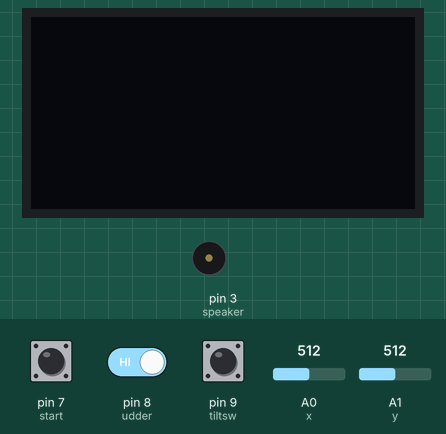
This sketch was run on a simulated Arduino Uno, built with avr-gcc and run on an emulated ATmega328P. Shown: 128×64 one-colour display, buzzer (waves = sounding). Inputs (shaded band) come from the test bench; at power-on: pin 7 (start) HIGH, pin 8 (udder) HIGH, pin 9 (tiltsw) LOW, A0 (x) = 512, A1 (y) = 512. Random numbers use the default seed unless the sketch sets one.

Above: at 1.3 s.
1.4 s: pin 7 (start) pulled LOW for 0.15 s
At 5.82 s:
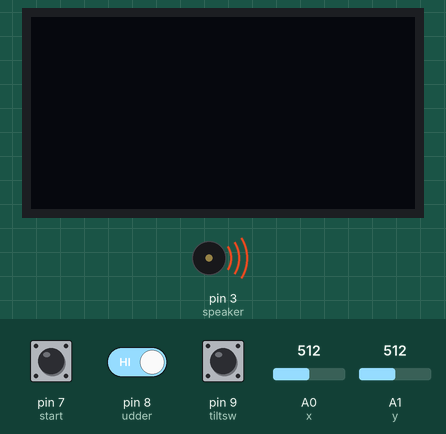
7.5 s: pin 8 (udder) driven LOW
At 11.4 s:
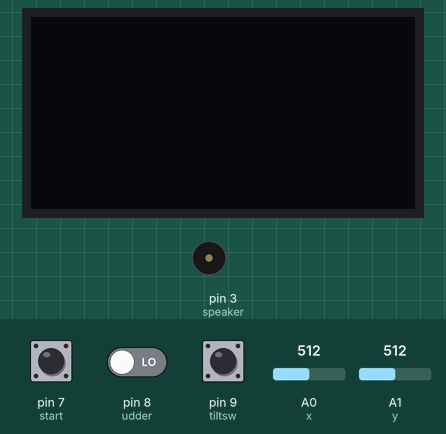
Timing chart, 0 to 12.9 s (numbered marks = the images above; inputs shaded):
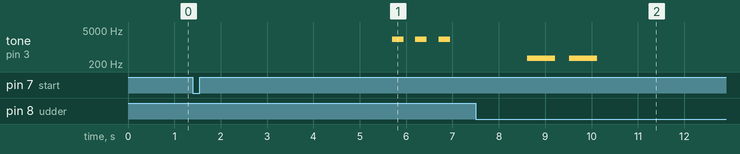

The sketch:

final.ino
```cpp
//#include <Adafruit_GFX.h>
//#include <Adafruit_SSD1306.h>
#include <Wire.h>
#include <SPI.h>
//#include <TMRpcm.h>
#include "pitches.h"
#include <U8x8lib.h>

U8X8_SSD1306_128X64_NONAME_SW_I2C display(/* clock=*/ SCL, /* data=*/ SDA, /* reset=*/ U8X8_PIN_NONE);

#define x A0       // analog pin connected to X intput (bell)
#define y A1       // analog pin connected to Y intput (bell)
#define tiltsw 9   // digital pin connected to tilt switch input (tip)
#define udder 8    // digital pin connected to button input (udder)
#define start 7    // digital pin connected to button input (start)
#define speaker 3  // digital PWM pin to output audio from SD card
#define SD_CLK 13  // SPI clock
#define SD_MISO 12 // SPI MISO
#define SD_MOSI 11 // SPI MOSI
#define SD_CS 10   // SPI chip select
#define oled_addr 0x3C
#define oled_width 128
#define oled_height 64

typedef enum actions
{
  tip,
  ring,
  pull
};
typedef enum responses
{
  correct,
  incorrect,
  nothing
};

actions action;
byte rann;
bool gameOver;
byte score;
unsigned int interval;
bool continu;
int tiltCount; // counter used to measure duration of tilt
//TMRpcm tmrpcm;

//Adafruit_SSD1306 display(oled_width, oled_height, &Wire, -1);

void setup()
{ // Begins when power switch is set to ON and provides voltage to Vcc pin
  //display.begin(SSD1306_SWITCHCAPVCC, oled_addr);
  display.begin();
  display.setFont(u8x8_font_px437wyse700a_2x2_r);

  pinMode(tiltsw, INPUT);
  pinMode(x, INPUT);
  pinMode(y, INPUT);
  pinMode(udder, INPUT);
  pinMode(start, INPUT);
  pinMode(speaker, OUTPUT);

  score = 0;       // User's score in game
  interval = 8000; // Time limit to accomplish task
  continu = false; // A continue flag to keep game process going

  display.clearDisplay();
  display.setCursor(36, 0);
  display.print("PRESS");
  display.setCursor(36, 20);
  display.print("START");
  display.display();
}

void loop()
{
  if (!digitalRead(start) && !continu) // Check beginning of game
  {
    startup();
  }
  if (continu) // Check player is still in the game
  {
    rann = random(1, 4); // Randomly picking an action
    if (rann == 1)       // Checking and assigning enum action
    {
      action = tip; // Assigning enum action
      //displayAction(tip);
      setTone(NOTE_B1, 1000);
      delay(500);
    }
    else if (rann == 2) // Checking and assigning enum action
    {
      action = ring; // Assigning enum action
      //displayAction(ring);
      setTone(NOTE_F4, 600);
      delay(300);
      setTone(NOTE_F4, 600);
    }
    else // Checking and assigning enum action
    {
      action = pull; // Assigning enum action
      //displayAction(pull);
      setTone(NOTE_C7, 250);
      delay(250);
      setTone(NOTE_C7, 250);
      delay(250);
      setTone(NOTE_C7, 250);
      delay(250);
    }

    checkSuccess(interval, action); // Time to see if user performs action

    if ((score % 4) == 0)        // Check if it's time to speed up
      interval = interval - 100; // Decreasing time interval
    if (score == 5)
      win();
    displayScore(); // Update LCD with current score
  }
}

void checkSuccess(int timelimit, actions actiontype){      // Check objective sequence
  tiltCount = 0;    // sets tilt count to 0

  for(int count=0; count<timelimit; count++){// Iter                   // Setting based on input
    responses response = checkInput(actiontype);
    if(response == correct){                                        // Check if user performed action
      continu = true;                                   // Proceed with game
      score++;  // Increment user's score
      return;
    }
    else if (response == incorrect) {
      break;
    }
    delay(1);
  }
  fail();   // not in time
}

responses checkInput(actions actiontype){                            // Check input signal(s)
  int xval = analogRead(x);                                     // Reading joysticks for whole checkInput
  int yval = analogRead(y);

  if(actiontype == tip){                                        // Tilt
    if(digitalRead(tiltsw)){                                    // Check if they tilt for 50
      tiltCount++;
      if (tiltCount == 500) {
        return correct;
      }
    } else if(!digitalRead(udder)) {                             // If any other action return false
      return incorrect;
    } else if(xval > 600 || xval < 400 || yval > 600 || yval < 400){
      return incorrect;
    } else {
      return nothing;
    }

  } else if(actiontype == ring){                                // Ring
    if(xval > 600 || xval < 400 || yval > 600 || yval < 400){   // Check if joystick is moved far enough
      return correct;
    } else if(digitalRead(tiltsw)) {
      tiltCount++;                                              // If any other action return false
      if (tiltCount == 500) {
        return incorrect;
      }
    } else if(!digitalRead(udder)) {
      return incorrect;
    } else {
      return nothing;
    }

  } else if(actiontype == pull){                                // Udder
    if(!digitalRead(udder)){                                    // Check if udder is yanked
      return correct;
    } else if(digitalRead(tiltsw)) {                              // If any other action return false
      tiltCount++;
      if (tiltCount == 500) {
        return incorrect;
      }
    } else if(xval > 600 || xval < 400 || yval > 600 || yval < 400) {
      return incorrect;
    } else {
      return nothing;
    }
  }

}

/*
void checkSuccess(int timelimit, actions actiontype) // Check objective sequence
{
  responses inputresponse;
  for (int count = 0; count < timelimit; count++)
  {
    inputresponse = checkInput(actiontype); // Setting based on input
    if (inputresponse == correct)           // Check if user performed action
    {
      continu = true; // Proceed with game
      score++;        // Increment user's score
      if (score == 100)
      {
        win();
      }
      else
      {
        return;
      }
    }
    else if (inputresponse == incorrect) // Check if user performed wrong action
    {
      break;
    }
    else if (inputresponse == nothing) // Check if user hasn't done anything
    {
      continue;
    }
    delay(1); // Part of iterating through time limit
  }
  fail(); // Have not completed in time so run end-game
}

responses checkInput(actions actiontype) // Check input signal(s)
{
  if (actiontype == tip) // Tilt action
  {
    if (checkTip()) // Check our tilt first
    {
      return correct;
    }
    else if (checkUdder()) // Check other input actions
    {
      return incorrect;
    }
    else if (checkRing()) // Check other input actions
    {
      return incorrect;
    }
    else // Nothing was done
    {
      return nothing;
    }
  }
  else if (actiontype == ring) // Ring action
  {
    if (checkRing()) // Check our ring first
    {
      return correct;
    }
    else if (checkTip()) // Check other input actions
    {
      return incorrect;
    }
    else if (checkUdder()) // Check other input actions
    {
      return incorrect;
    }
    else // Nothing was done
    {
      return nothing;
    }
  }
  else if (actiontype == pull) // Pull action
  {
    if (checkUdder()) // Check our pull first
    {
      return correct;
    }
    else if (checkTip()) // Check other input actions
    {
      return incorrect;
    }
    else if (checkRing()) // Check other input actions
    {
      return incorrect;
    }
    else // Nothing was done
    {
      return nothing;
    }
  }
}


bool checkUdder()
{
  return !digitalRead(udder); // Check if udder is yanked
}

bool checkTip()
{
  if (!digitalRead(tiltsw)) {
    tiltCount++;
    if (tiltCount == 50) {
      return true;
    }
  }
  return false;


  for (int i = 0; i < 2000; i++) // 2 seconds to correct tilt
  {
    if (!digitalRead(tiltsw))
    {
      return false; // tilt switch is not activated
    }
    else
    {
      display.clearDisplay();
      display.setCursor(10, 20);
      display.print("You're tilted");
      display.display();
      delay(1000);
    }
  }
  return true; // tilt was activated for long enough to be considered an input

}

bool checkRing()
{
  int xval = analogRead(x);                                 // Reading joystick x value
  int yval = analogRead(y);                                 // Reading joystick y value
  if (xval > 600 || xval < 400 || yval > 600 || yval < 400) // Check if moved far enough
  {
    return true; // Joystick was moved far enough
  }
  else
  {
    return false; // Joystick was NOT moved far enough
  }
}
*/

void startup() // Startup sequence at beginning of game
{
  randomSeed(micros()); // Sets random seed based on time until Start button pressed
  for (int i = 3; i >= 0; i--) {
        display.clearDisplay();
        if (i == 0)
        {
          display.setCursor(30, 20);
          display.print("GO!");
        }
        else
        {
          display.setCursor(30, 40);
          display.print(i);
        }
        display.display();
        delay(750);
      }
    continu = true; // Proceeding with the game
  displayScore();
}


void fail() // Ending sequence to finish game
{
  continu = false;            // Cannot proceed with the game
  for (int i = 0; i < 4; i++) // Blink final score
  {
    display.clearDisplay();
    display.setCursor(16, 0);
    display.print("GAME");
    display.setCursor(16, 16);
    display.print("OVER");
    if (score < 10)
    {
      display.setCursor(54, 20);
    }
    else
    {
      display.setCursor(49, 20);
    }
    display.print(score);
    display.display();
    delay(500);
    display.clearDisplay();
    delay(500);
  }

  score = 0; // Reset score for next game

  display.clearDisplay();
}

void win() // Ending sequence to finish game
{
  continu = false;            // Cannot proceed with the game
  for (int i = 0; i < 5; i++) // Blink final score
  {
    display.clearDisplay();
    display.setCursor(16, 0);
    display.print("YOU WIN");
    if (score < 10)
    {
      display.setCursor(54, 20);
    }
    else
    {
      display.setCursor(49, 20);
    }
    display.print(score);
    display.display();
    delay(500);
    display.clearDisplay();
    delay(500);
  }

  score = 0; // Reset score for next game

  display.clearDisplay();
}

void displayScore()
{
  display.clearDisplay();
  display.setCursor(32, 0);
  display.print("SCORE:");
  if (score < 10)
  {
    display.setCursor(54, 20);
  }
  else
  {
    display.setCursor(49, 20);
  }
  display.print(score);
  display.display();
  delay(1000);
}

void displayAction(actions actiontype)
{
  display.clearDisplay();
  if (actiontype == tip)
  {
    display.setCursor(25, 20);
    display.print("Tip It!!");
  }
  else if (actiontype == ring)
  {
    display.setCursor(20, 20);
    display.print("Ring It!!");
  }
  else if (actiontype == pull)
  {
    display.setCursor(20, 20);
    display.print("Pull It!!");
  }
  display.display();
}

void setTone(int note, int duration)
{
  tone(speaker, note, duration);
  delay(duration);
  noTone(speaker);
}
```

pitches.h
```cpp
/*************************************************
   Public Constants
 *************************************************/

#define NOTE_B0 31
#define NOTE_C1 33
#define NOTE_CS1 35
#define NOTE_D1 37
#define NOTE_DS1 39
#define NOTE_E1 41
#define NOTE_F1 44
#define NOTE_FS1 46
#define NOTE_G1 49
#define NOTE_GS1 52
#define NOTE_A1 55
#define NOTE_AS1 58
#define NOTE_B1 62
#define NOTE_C2 65
#define NOTE_CS2 69
#define NOTE_D2 73
#define NOTE_DS2 78
#define NOTE_E2 82
#define NOTE_F2 87
#define NOTE_FS2 93
#define NOTE_G2 98
#define NOTE_GS2 104
#define NOTE_A2 110
#define NOTE_AS2 117
#define NOTE_B2 123
#define NOTE_C3 131
#define NOTE_CS3 139
#define NOTE_D3 147
#define NOTE_DS3 156
#define NOTE_E3 165
#define NOTE_F3 175
#define NOTE_FS3 185
#define NOTE_G3 196
#define NOTE_GS3 208
#define NOTE_A3 220
#define NOTE_AS3 233
#define NOTE_B3 247
#define NOTE_C4 262
#define NOTE_CS4 277
#define NOTE_D4 294
#define NOTE_DS4 311
#define NOTE_E4 330
#define NOTE_F4 349
#define NOTE_FS4 370
#define NOTE_G4 392
#define NOTE_GS4 415
#define NOTE_A4 440
#define NOTE_AS4 466
#define NOTE_B4 494
#define NOTE_C5 523
#define NOTE_CS5 554
#define NOTE_D5 587
#define NOTE_DS5 622
#define NOTE_E5 659
#define NOTE_F5 698
#define NOTE_FS5 740
#define NOTE_G5 784
#define NOTE_GS5 831
#define NOTE_A5 880
#define NOTE_AS5 932
#define NOTE_B5 988
#define NOTE_C6 1047
#define NOTE_CS6 1109
#define NOTE_D6 1175
#define NOTE_DS6 1245
#define NOTE_E6 1319
#define NOTE_F6 1397
#define NOTE_FS6 1480
#define NOTE_G6 1568
#define NOTE_GS6 1661
#define NOTE_A6 1760
#define NOTE_AS6 1865
#define NOTE_B6 1976
#define NOTE_C7 2093
#define NOTE_CS7 2217
#define NOTE_D7 2349
#define NOTE_DS7 2489
#define NOTE_E7 2637
#define NOTE_F7 2794
#define NOTE_FS7 2960
#define NOTE_G7 3136
#define NOTE_GS7 3322
#define NOTE_A7 3520
#define NOTE_AS7 3729
#define NOTE_B7 3951
#define NOTE_C8 4186
#define NOTE_CS8 4435
#define NOTE_D8 4699
#define NOTE_DS8 4978
```

Measured:
- after the input at 1.4 s, tone on pin 3 (speaker): alternates 2093 Hz for 0.25 s and silent for 0.25 s, starting after 4.3 s
- after the input at 7.5 s, tone on pin 3 (speaker): alternates 349 Hz for 0.60 s and silent for 0.30 s, 4 changes in all, then stays silent, starting after 1.1 s
